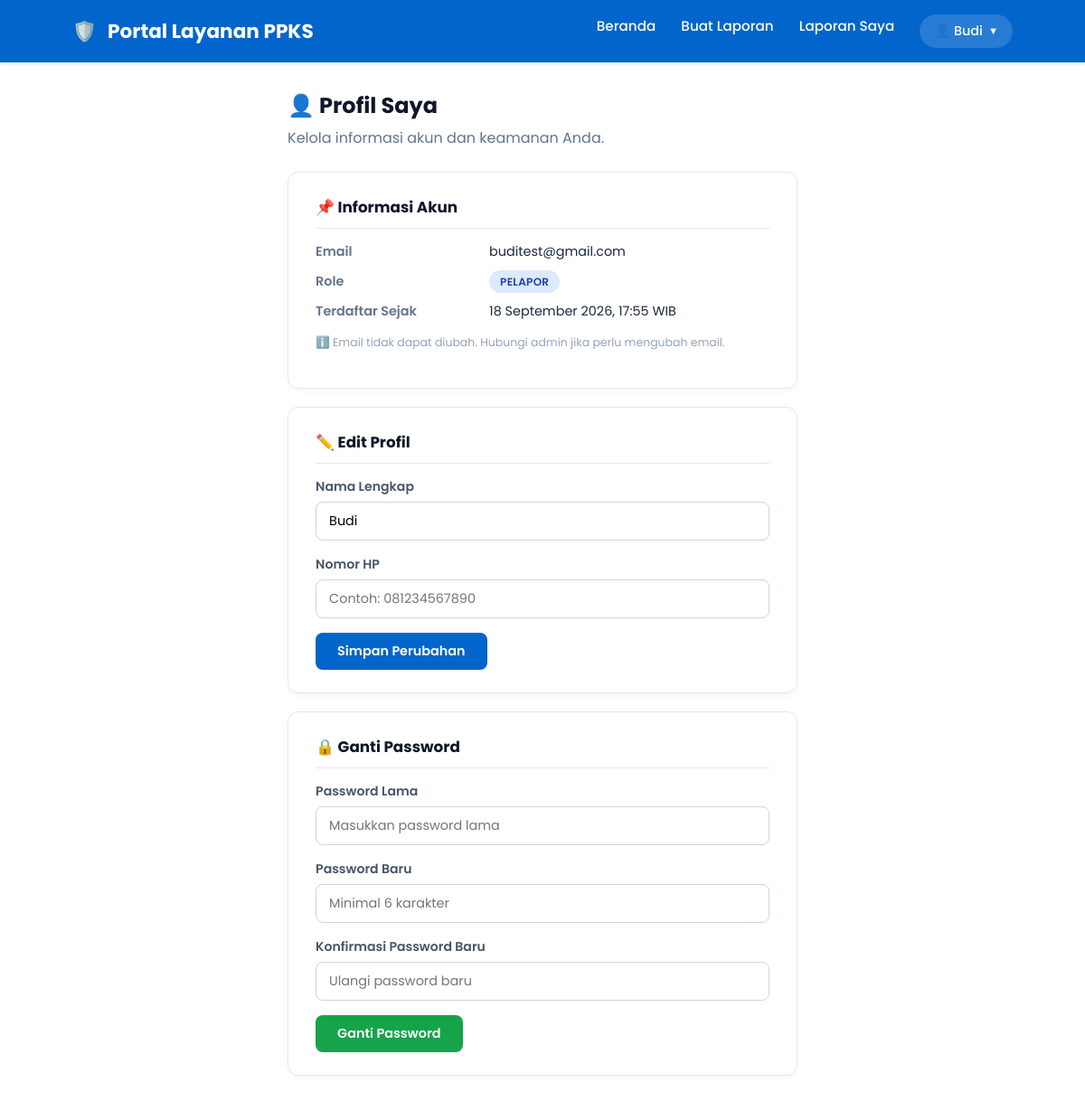
The app's page /user/profil.php (signed in) with its own data.
### tables this page shows
CREATE TABLE `user` (
  `id` int(11) NOT NULL,
  `nama` varchar(100) NOT NULL,
  `email` varchar(100) NOT NULL,
  `password` varchar(255) NOT NULL,
  `role` enum('admin','petugas','pelapor') DEFAULT 'pelapor',
  `no_hp` varchar(20) DEFAULT NULL,
  `created_at` timestamp NOT NULL DEFAULT current_timestamp()
);

### user/profil.php (the view, shortened to what this page needs)
<?php
include '../config/database.php';
$user_id = $_SESSION['user_id'];
$q_user = mysqli_query($conn, "SELECT * FROM user WHERE id='$user_id' LIMIT 1");
$user = mysqli_fetch_assoc($q_user);
?>
<!DOCTYPE html>
<html lang="id">
<head>
    <link rel="stylesheet" href="../assets/style.css">
</head>
<body>
        <header class="navbar">
        <div class="logo"><span>🛡️</span> Portal Layanan PPKS</div>
        <ul class="nav-links">
            <li><a href="index.php">Beranda</a></li>
            <li><a href="buat_laporan.php">Buat Laporan</a></li>
            <li><a href="laporan_saya.php">Laporan Saya</a></li>
            <li class="nav-account">
                <button class="nav-account-btn" type="button">
                    👤 <?= htmlspecialchars($_SESSION['username']); ?>
                    <span class="arrow">▼</span>
                </button>
            </li>
        </ul>
    </header>
    <div class="container">
        <h2>👤 Profil Saya</h2>
        <p class="subtitle">Kelola informasi akun dan keamanan Anda.</p>
        <div class="card">
            <h3>📌 Informasi Akun</h3>
            <div class="info-grid">
                <span class="label">Email</span>
                <span class="value"><?= htmlspecialchars($user['email']); ?></span>
                <span class="label">Role</span>
                <span class="value"><span class="badge"><?= htmlspecialchars($user['role']); ?></span></span>
                <span class="label">Terdaftar Sejak</span>
                <span class="value"><?= date('d F Y, H:i', strtotime($user['created_at'])); ?> WIB</span>
            </div>
            <p class="hint" style="margin-top:15px;">ℹ️ Email tidak dapat diubah. Hubungi admin jika perlu mengubah email.</p>
        </div>
        <div class="card">
            <h3>✏️ Edit Profil</h3>
            <form method="POST">
                <label for="nama">Nama Lengkap</label>
                <input type="text" id="nama" name="nama" required value="<?= htmlspecialchars($user['nama']); ?>">
                <label for="no_hp">Nomor HP</label>
                <input type="text" id="no_hp" name="no_hp" placeholder="Contoh: 081234567890"
                       value="<?= htmlspecialchars($user['no_hp'] ?? ''); ?>">
                <button type="submit" name="update_profil" class="btn-primary">Simpan Perubahan</button>
            </form>
        </div>
        <div class="card">
            <h3>🔒 Ganti Password</h3>
            <form method="POST">
                <label for="pass_lama">Password Lama</label>
                <input type="password" id="pass_lama" name="pass_lama" required placeholder="Masukkan password lama">
                <label for="pass_baru">Password Baru</label>
                <input type="password" id="pass_baru" name="pass_baru" required placeholder="Minimal 6 karakter">
                <label for="pass_konfir">Konfirmasi Password Baru</label>
                <input type="password" id="pass_konfir" name="pass_konfir" required placeholder="Ulangi password baru">
                <button type="submit" name="change_password" class="btn-success">Ganti Password</button>
            </form>
        </div>
    </div>
</body>
</html>

### assets/style.css (style rules this page uses)
* { margin: 0; padding: 0; box-sizing: border-box; font-family: 'Poppins', sans-serif; }
body { background-color: #ffffff; color: #1e293b; display: flex; flex-direction: column; min-height: 100vh; }
.navbar { background-color: #0265cb; padding: 16px 80px; display: flex; justify-content: space-between; align-items: center; box-shadow: 0 2px 4px rgba(0, 0, 0, 0.1); }
.navbar .logo { display: flex; align-items: center; gap: 12px; color: #ffffff; font-size: 1.35rem; font-weight: 700; }
.navbar .nav-links { display: flex; gap: 28px; list-style: none; }
.navbar .nav-links a { color: #ffffff; text-decoration: none; font-size: 0.95rem; font-weight: 500; transition: opacity 0.2s; }
.nav-account { position: relative; }
.nav-account-btn { background: rgba(255, 255, 255, 0.15); color: #ffffff; padding: 8px 16px; border-radius: 20px; border: none; font-family: inherit; font-size: 0.9rem; font-weight: 500; cursor: pointer; display: flex; align-items: center; gap: 6px; transition: background 0.2s; }
.nav-account-btn .arrow { font-size: 0.7rem; transition: transform 0.2s; }

### user/profil.php (style rules this page uses)
.container { max-width: 800px; margin: 30px auto; padding: 0 20px; }
.container h2 { color: #0f172a; margin-bottom: 6px; }
.container .subtitle { color: #64748b; margin-bottom: 25px; }
.card { background: #fff; border: 1px solid #e2e8f0; border-radius: 12px; padding: 25px 30px; margin-bottom: 20px; box-shadow: 0 2px 8px rgba(0,0,0,0.04); }
.card h3 { color: #0f172a; margin-bottom: 15px; border-bottom: 1px solid #e2e8f0; padding-bottom: 10px; font-size: 1.05rem; }
.info-grid { display: grid; grid-template-columns: 180px 1fr; gap: 12px; font-size: 0.9rem; }
.info-grid .label { color: #64748b; font-weight: 600; }
.info-grid .value { color: #1e293b; }
.badge { padding: 4px 12px; border-radius: 20px; font-size: 0.75rem; font-weight: 600; text-transform: uppercase; letter-spacing: 0.3px; background: #dbeafe; color: #1e40af; }
form label { display: block; font-weight: 600; color: #475569; margin-bottom: 6px; font-size: 0.88rem; }
form input[type="text"], form input[type="password"] { width: 100%; padding: 10px 14px; border: 1px solid #cbd5e1; border-radius: 8px; font-size: 0.9rem; margin-bottom: 16px; outline: none; transition: border-color 0.2s; box-sizing: border-box; }
.btn-primary { background: #0265cb; color: #fff; border: none; padding: 10px 24px; border-radius: 8px; font-weight: 600; cursor: pointer; font-size: 0.9rem; transition: background 0.2s; }
.btn-success { background: #16a34a; color: #fff; border: none; padding: 10px 24px; border-radius: 8px; font-weight: 600; cursor: pointer; font-size: 0.9rem; transition: background 0.2s; }
.hint { font-size: 0.78rem; color: #94a3b8; margin-top: -10px; margin-bottom: 16px; }

### records on screen
user: email "buditest@gmail.com", role "PELAPOR", created_at "18 September 2026, 17:55", nama "Budi"

### other values on screen
$_SESSION['username'] "Budi"
